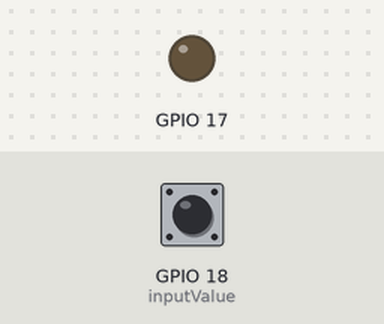
The program below on a simulated Raspberry Pi (BCM pin numbers). Parts: output pins drawn as LEDs (lit = HIGH). The test bench sets the inputs (shaded band); at power-on: GPIO 18 (inputValue) HIGH.

Above: at 1.2 s.
1.3 s: GPIO 18 (inputValue) pulled LOW for 0.6 s
At 1.9 s:
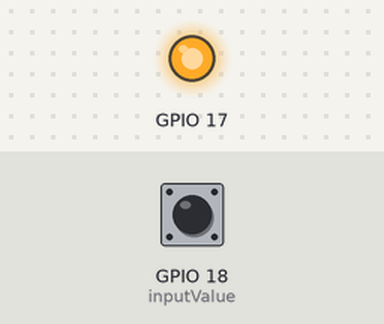
3.5 s: GPIO 18 (inputValue) pulled LOW for 3.2 s
At 7.8 s:
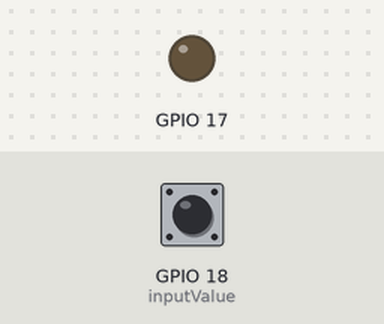
Timing chart, 0 to 9.3 s (numbered marks = the images above; inputs shaded):
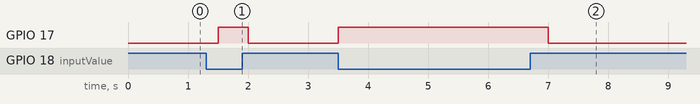

Measured:
- after the input at 1.3 s, GPIO 17: LOW → HIGH after 0.20 s, → LOW 0.50 s later
- after the input at 3.5 s, GPIO 17: LOW → HIGH at once, → LOW 3.5 s later

The program:

push.py
```python
import  RPi.GPIO as GPIO
import time

#Intialization
GPIO.setmode(GPIO.BCM)
GPIO.setwarnings(False)

#Intialize Push Button
GPIO.setup(18, GPIO.IN,pull_up_down=GPIO.PUD_UP)

#Intialize LED
GPIO.setup(17, GPIO.OUT)

# When Button is PRESSED
def buttonPressed():
	GPIO.output(17,GPIO.HIGH)
        return

# When Button is RELEASED
def buttonReleased():
	GPIO.output(17, GPIO.LOW)
	return

while True:
    #User Input
    inputValue = GPIO.input(18)

    if (inputValue == False):
        buttonPressed()
    else:
        buttonReleased()
    time.sleep(0.5)
```
